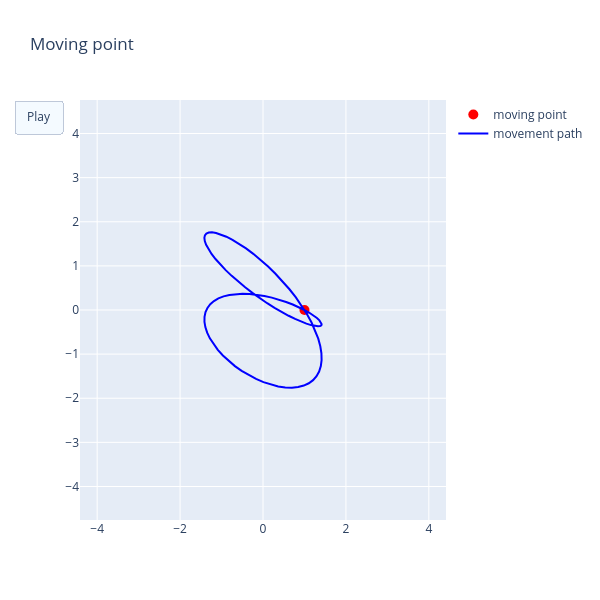

The code cell stored with this chart in its notebook:
### Markdown cell above
# Interactive plot for the parametric function:

$
\begin{cases}
\large x(t)=\cos(2t)-sin(2t) \\
\large y(t)=\sin(2t)-sin(t)
\end{cases}
$

$\large \text{with } 0 \le t \le 2\pi$

### Code cell
#-----------------------------------------------------------------------------#
#  Imports                                                                    #      
#-----------------------------------------------------------------------------#
import plotly.graph_objects as go
import numpy as np

#-----------------------------------------------------------------------------#
#  Input values and math functions                                            #      
#-----------------------------------------------------------------------------#
# Parameter range
t_min = 0
t_max = 2 * np.pi

# Amount of steps for entire function curve
curve_steps = 100

# Amount of steps for moving point
move_point_steps = 750

# Size of white space between curves and plot border
white_space = 3

def plot_func(t):
    """Calculate position and velocity of moving point (that traces out the curve)."""
    px = np.cos(2 * t) - np.sin(2 * t)
    py = np.sin(2 * t) - np.sin(t)
    vx = -2 * np.sin(2 * t) - 2 * np.cos(2 * t)
    vy = 2 * np.cos(2 * t) - np.cos(t)
    return px, py, vx, vy


#-----------------------------------------------------------------------------#
#  Figure setup                                                               #      
#-----------------------------------------------------------------------------#
# Calculate curve data
t_curve = np.linspace(0, 2 * np.pi, curve_steps)
t_point = np.linspace(0, 2 * np.pi, move_point_steps)
px, py, vx, vy = plot_func(t_curve)

# Calculate coordinates for end point of velocity vector
pxx, pyy, vxx, vyy = plot_func(t_point)
vel_vec_end_x = pxx + vxx
vel_vec_end_y = pyy + vyy

# Calculate plot figure limits
x_min = np.min(px) - white_space
x_max = np.max(px) + white_space
y_min = np.min(py) - white_space
y_max = np.max(py) + white_space

# Contruct play button
animate_func_args = [
    None,
    {
        "frame": {
            "duration": 10,
            "redraw": False
        },
     "fromcurrent": True,
     "transition": {"duration": 10}
    }
] 
play_button = go.layout.updatemenu.Button(
    label="Play",
    method="animate",
    args=animate_func_args,
)

# Construct control menu with buttons
control_menu = go.layout.Updatemenu(
    type="buttons",
    buttons=[play_button],
)



# Construct layout
layout = go.Layout(
    width=600,
    height=600,
    xaxis={
        "range": [x_min, x_max],
        "autorange": False,
        "zeroline": False,
    },
    yaxis={
        "range": [y_min, y_max],
        "autorange": False,
        "zeroline": False,
    },
    title={"text": "Moving point"},
    hovermode="closest",
    updatemenus=[control_menu],
) 

# Construct a velocity vector annotation for each time point
vel_vect_traces = []
for idx in range(move_point_steps):
    # Create market dot
    marker_dot = go.Scatter(
        x=[pxx[idx]],
        y=[pyy[idx]],
        name="moving point",
        mode="markers",
        marker={
            "color": "red",
            "size": 10,
        }
    )

    # Create vector arrow
    vel_vect_arrow = go.layout.Annotation(
        x=vel_vec_end_x[idx],
        y=vel_vec_end_y[idx],
        ax=pxx[idx],
        ay=pyy[idx],
        xref="x",
        yref="y",
        axref="x",
        ayref="y",
        showarrow=True,
        arrowhead=1,
        arrowsize=1.0,
        arrowwidth=2,
        arrowcolor="red",
    )
    layout2 = go.Layout(annotations=[vel_vect_arrow])
    frame = go.Frame(
        data=[marker_dot],
        layout=layout2,
    )
    vel_vect_traces.append(frame)

# Create initial marker
init_marker = go.Scatter(
    x=[pxx[0]],
    y=[pyy[0]],
    name="moving point",
    mode="markers",
    marker={
        "color": "red",
        "size": 10,
    },
)


# Create trace for curve path
curve_trace = go.Scatter(
    x=px,
    y=py,
    name="movement path",
    mode="lines",
    line={
        "width": 2,
        "color": "blue",
    },
)


# Create figure
fig = go.Figure(
    data=[init_marker, curve_trace],
    layout=layout,
    frames=vel_vect_traces,
)


#-----------------------------------------------------------------------------#
#  Launch figure                                                              #      
#-----------------------------------------------------------------------------#
fig.show()

### Figure 1 — Plotly figure (JSON) as saved in the notebook; plotly's stock layout.template omitted (floating-point values rounded to 4 significant figures)
{"data": [{"marker": {"color": "red", "size": 10}, "mode": "markers", "name": "moving point", "type": "scatter", "x": [1], "y": [0]}, {"line": {"color": "blue", "width": 2}, "mode": "lines", "name": "movement path", "type": "scatter", "x": [1.0, 0.8654, 0.7168, 0.5567, 0.3877, 0.2124, 0.03366, -0.1456, -0.3225, -0.4942, -0.658, -0.8112, -0.9513, -1.076, -1.184, -1.272, -1.34, -1.386, -1.411, -1.412, -1.391, -1.347, -1.282, -1.196, -1.091, -0.9678, -0.8294, -0.6778, -0.5152, -0.3443, -0.1679, 0.01122, 0.1902, 0.366, 0.536, 0.6974, 0.8475, 0.984, 1.105, 1.208, 1.291, 1.354, 1.395, 1.413, 1.409, 1.382, 1.333, 1.262, 1.171, 1.061, 0.9346, 0.7927, 0.638, 0.4731, 0.3006, 0.1233, -0.05608, -0.2345, -0.4092, -0.5773, -0.7361, -0.883, -1.016, -1.132, -1.23, -1.309, -1.366, -1.401, -1.414, -1.404, -1.372, -1.317, -1.241, -1.145, -1.031, -0.9004, -0.7551, -0.5977, -0.4306, -0.2566, -0.0785, 0.1009, 0.2786, 0.4519, 0.6179, 0.774, 0.9176, 1.046, 1.158, 1.252, 1.325, 1.377, 1.407, 1.414, 1.398, 1.36, 1.3, 1.219, 1.119, 1.0], "y": [0.0, 0.06317, 0.1246, 0.1824, 0.235, 0.2809, 0.3184, 0.3464, 0.3635, 0.369, 0.362, 0.342, 0.3088, 0.2623, 0.2027, 0.1304, 0.04627, -0.04888, -0.1539, -0.2674, -0.3878, -0.5136, -0.6428, -0.7735, -0.9038, -1.032, -1.155, -1.272, -1.38, -1.478, -1.563, -1.635, -1.692, -1.732, -1.755, -1.76, -1.746, -1.713, -1.661, -1.59, -1.501, -1.395, -1.273, -1.136, -0.9848, -0.8224, -0.6501, -0.47, -0.2843, -0.09515, 0.09515, 0.2843, 0.47, 0.6501, 0.8224, 0.9848, 1.136, 1.273, 1.395, 1.501, 1.59, 1.661, 1.713, 1.746, 1.76, 1.755, 1.732, 1.692, 1.635, 1.563, 1.478, 1.38, 1.272, 1.155, 1.032, 0.9038, 0.7735, 0.6428, 0.5136, 0.3878, 0.2674, 0.1539, 0.04888, -0.04627, -0.1304, -0.2027, -0.2623, -0.3088, -0.342, -0.362, -0.369, -0.3635, -0.3464, -0.3184, -0.2809, -0.235, -0.1824, -0.1246, -0.06317, -2.449e-16]}], "layout": {"height": 600, "hovermode": "closest", "title": {"text": "Moving point"}, "updatemenus": [{"buttons": [{"args": [null, {"frame": {"duration": 10, "redraw": false}, "fromcurrent": true, "transition": {"duration": 10}}], "label": "Play", "method": "animate"}], "type": "buttons"}], "width": 600, "xaxis": {"autorange": false, "range": [-4.414, 4.414], "zeroline": false}, "yaxis": {"autorange": false, "range": [-4.76, 4.76], "zeroline": false}}}
